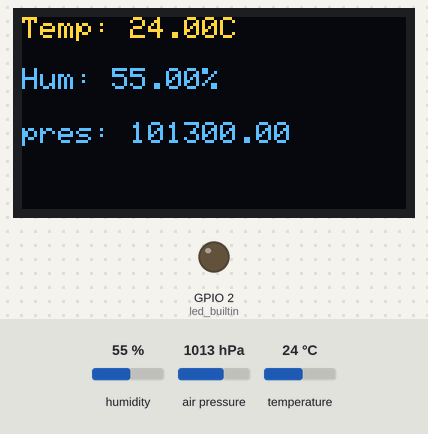
This sketch was run on a simulated ESP8266 (NodeMCU). Parts: 128×64 one-colour display, output pins drawn as LEDs (lit = HIGH). The test bench sets the inputs (shaded band); at power-on: humidity 55 %, air pressure 1013 hPa, temperature 24 °C. The OLED is the two-colour kind (top 16 rows yellow); what the sketch prints to the serial monitor is not drawn.

Above: at 1.2 s.
1.3 s: humidity set to 22 %
At 3.1 s:
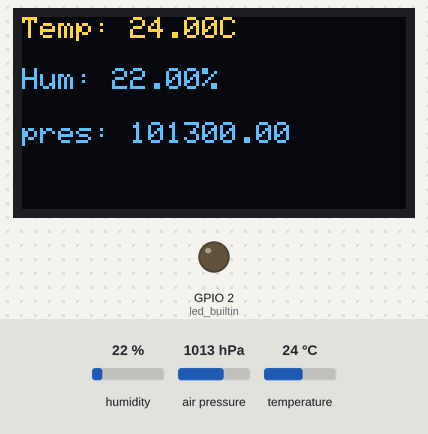
7.6 s: air pressure set to 952 hPa
At 9.4 s:
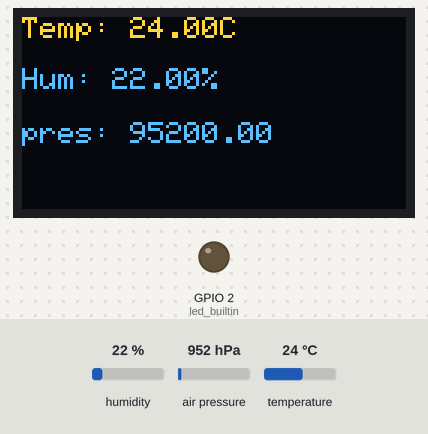
12.3 s: temperature set to 12 °C
At 14.4 s:
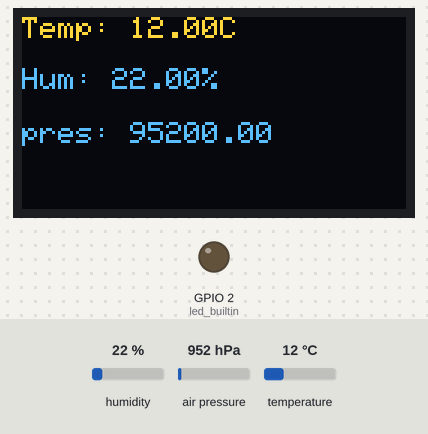
16.6 s: humidity set to 40 %
At 18.2 s:
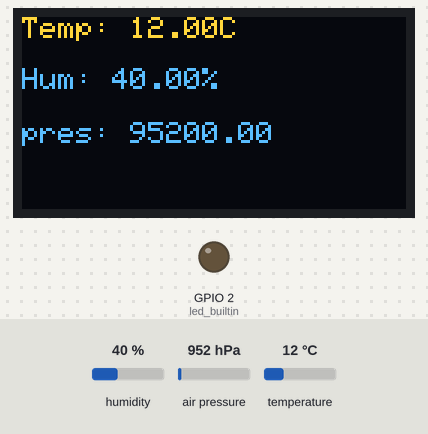
20.9 s: air pressure set to 975 hPa
At 23.2 s:
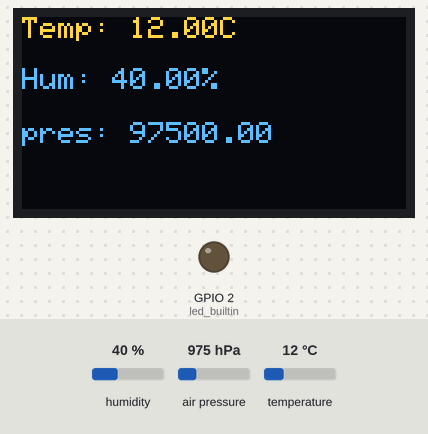
Timing chart, 0 to 24.7 s (numbered marks = the images above; inputs shaded):
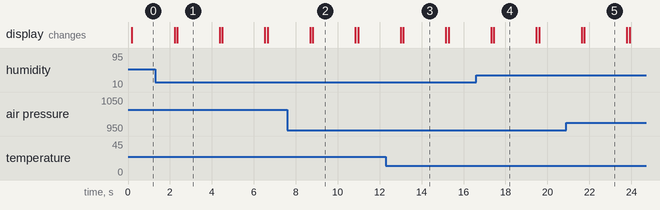

The sketch:

nodemcu-esp32s-bme280-ssd1306.ino
```cpp
// NodeMCU with Adafruit BME280 breakout and SSD1306 Oled
// program is simple; Samples temp, hum and pres from sensor, and then displays to oled

#include <Wire.h>
#include <Adafruit_Sensor.h>
#include <Adafruit_BME280.h>
#include <Adafruit_GFX.h>
#include <Adafruit_SSD1306.h>


// OLED display is at 0x3C
#define SCREEN_WIDTH 128 // OLED display width, in pixels
#define SCREEN_HEIGHT 64 // OLED display height, in pixels
#define OLED_RESET -1 // Reset pin # (or -1 if sharing Arduino reset pin)
#define SCREEN_ADDRESS 0x3C ///< See datasheet for Address; 0x3D for 128x64, 0x3C for 128x32
Adafruit_SSD1306 display(SCREEN_WIDTH, SCREEN_HEIGHT, &Wire, OLED_RESET);


// BME280 definitions
#define SEALEVELPRESSURE_HPA (1013.25)

// BME280 using I2C data bus
Adafruit_BME280 bme;

unsigned long delay_time;

float temp;
float hum;
float pres;
float alt;

const int led_builtin = 2;


void setup() {
  Serial.begin(115200);
  // setup onboard status indicator LED
  pinMode(2, OUTPUT);

  // setup oled display
  // SSD1306_SWITCHCAPVCC = generate display voltage from 3.3V internally
  if(!display.begin(SSD1306_SWITCHCAPVCC, SCREEN_ADDRESS)) {
    Serial.println(F("SSD1306 allocation failed"));
    for(;;); // Don't proceed, loop forever
  }
  display.setTextSize(1);
  display.setTextColor(WHITE);

  //Setup BME280
  while(!Serial); //get serial running
  Serial.println(F("BME280 test"));

  unsigned status;
  status = bme.begin();

  if (!status) {
    Serial.println("Could not find valid BME280 sensor, check wiring address, sensor ID");
    Serial.print("SensorID was: 0x"); Serial.println(bme.sensorID(),16);
  }
  Serial.println("Normal functioning");
  delay_time = 1000;
  Serial.println();
}

void sample_sensor_and_serial_print() {
  // Temp
  temp = bme.readTemperature();
  Serial.print("Temp: ");
  Serial.println(temp);


  // humidity
  hum = bme.readHumidity();
  Serial.print("Hum: ");
  Serial.println(hum);

  // pressure
  pres = bme.readPressure();
  Serial.print("Pressure: ");
  Serial.println(pres);

  // altitude
  alt = bme.readAltitude(SEALEVELPRESSURE_HPA);
  Serial.print("Approx Altitude: ");
  Serial.println(alt);

  // Send over serial com as JSON object
  // $$$$$$$ to do list item
  }


void oled_display_sensor_values() {
  display.clearDisplay();
  display.display();
  delay(50);

  display.setCursor(0,0);
  display.print("Temp: ");
  display.print(temp);
  display.print("C");
  display.display();

  display.setCursor(0,17);
  display.print("Hum: ");
  display.print(hum);
  display.println("%");
  display.display();

  display.setCursor(0,35);
  display.print("pres: ");
  display.println(pres);
  display.display();
  delay(2000);

}


void loop() {

  digitalWrite(led_builtin, HIGH);
  sample_sensor_and_serial_print();
  digitalWrite(led_builtin, LOW);
  oled_display_sensor_values();


}
```

Measured:
- after the input at 1.3 s, the display: first differs from a run without the input after 1.0 s (image 1)
- after the input at 7.6 s, the display: first differs from a run without the input after 1.2 s (image 2)
- after the input at 12.3 s, the display: first differs from a run without the input after 0.83 s (image 3)
- after the input at 16.6 s, the display: first differs from a run without the input after 0.85 s (image 4)
- after the input at 20.9 s, the display: first differs from a run without the input after 0.86 s (image 5)
- what the display in image 1 shows lasts 2.1 s, from 2.3 s to 4.4 s
